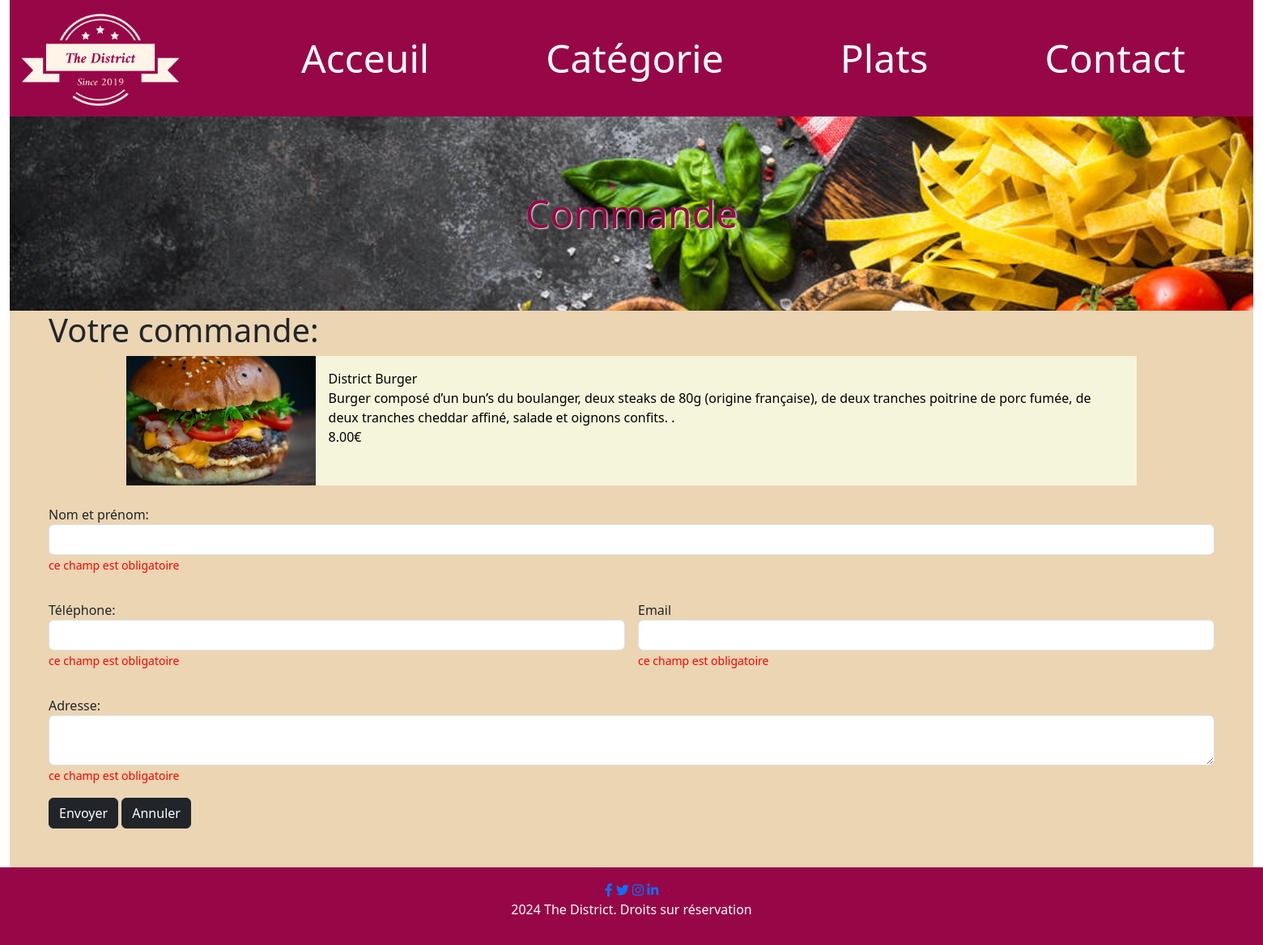
Screenshot of /commande.php?plat=4 with the database file from the repository.
### tables this page shows
CREATE TABLE `plat` (
  `id` int(11) NOT NULL AUTO_INCREMENT,
  `libelle` varchar(100) NOT NULL,
  `description` text NOT NULL,
  `prix` decimal(10,2) NOT NULL,
  `image` varchar(255) NOT NULL,
  `id_categorie` int(11) NOT NULL,
  `active` varchar(10) NOT NULL,
  PRIMARY KEY (`id`),
  KEY `id_categorie` (`id_categorie`),
  CONSTRAINT `plat_ibfk_1` FOREIGN KEY (`id_categorie`) REFERENCES `categorie` (`id`)
);

### DAO.php (called while the page is built, shortened)
<?php
class DAO
{
    public function get_plat($plat)
    {
        $db = connexionBase();
        $requete = $db->query("SELECT *
        FROM plat
        WHERE id = $plat");
        $tableau = $requete->fetchAll(PDO::FETCH_OBJ);
        return $tableau;
    }
}

### commande.php (the view, shortened to what this page needs)
<?php
include "DAO.php";
function test_input($data)
{
    $data = trim($data);
    $data = stripslashes($data);
    $data = htmlspecialchars($data);
    return $data;
}
$plat = (test_input($_GET['plat']));
$da0 = new DAO("plat", NULL, NULL);
$tableau=$da0->get_plat($plat);
?>
<!DOCTYPE html>
<html lang="fr">
<head>
    <link href="https://cdn.jsdelivr.net/npm/bootstrap@5.3.3/dist/css/bootstrap.min.css" rel="stylesheet">
    <link rel="stylesheet" href="https://cdnjs.cloudflare.com/ajax/libs/font-awesome/6.0.0-beta3/css/all.min.css">
    <link rel="stylesheet" href="style.css">
</head>
<body>
    <div class="container-fluid">
    <?php
        include("header.php");
        ?>
        <div class="corps">
            <h1 class="ms-5">Votre commande:</h1>
            <?php foreach ($tableau as $plat): ?>
            <div class="plats">
                            <img src="images_the_district/food/<?= $plat->image ?>" class="img-plat" alt="salade cesar">
                            <p class="legende autoscroll">
                                <?= $plat->libelle ?>
                                <br>
                                <?= $plat->description ?>
                                <br>
                                <?= $plat->prix ?>€
                            </p>
                            <?php endforeach ?>
                        </div>
<br>
            <div class="form-group mx-5">
                <form method="post" action="" onsubmit="return checkform2(this)" id="formulaire_contact" class="row g-3">
                    <div class="col-12">
                        <label for="nom">Nom et prénom:</label>
                        <input type="text" name="nom" id="nom" class="form-control" required>
                        <span class="form-text" style="color:red">ce champ est obligatoire</span>
                    </div>
                    <div class="col-md-6">
                        <label for="telephone">Téléphone:</label>
                        <input type="text" name="telephone" id="telephone" class="form-control">
                        <span class="form-text" style="color:red">ce
                            champ est obligatoire</span>
                    </div>
                    <div class="col-md-6">
                        <label for="email">Email</label><input type="email" name="email" id="email" class="form-control"
                            required><span class="form-text" style="color:red">ce champ est obligatoire</span>
                    </div>
                    <div class="col-12">
                        <label for="adresse">Adresse:</label> <textarea name="adresse" id="adresse" value=""
                            class="form-control"></textarea>
                        <span class="form-text" style="color:red">ce champ est
                            obligatoire</span>
                    </div>
                    <div class="col-12">
                        <button type="submit" class="btn btn-dark">Envoyer</button>
                        <button type="reset" class="btn btn-dark">Annuler</button>
                    </div>
                </form>
                <br><br>
            </div>
        </div>
    </div>
    <?php
        include("footer.php");
        ?>
</body>
</html>

### style.css (style rules this page uses)
.corps { background-color: #EBD5B3; height: 100%; }
.plats { height: 20vh; width: 80vw; background-color: beige; color: black; margin: auto; display: flex; }
.img-plat { max-height: auto; width: 15vw; }
.legende { margin-left: auto; margin-right: auto; padding: 1vw; }
.autoscroll { overflow: auto; }

### rows the page displays
plat: image (picture), libelle "District Burger", description "Burger composé d’un bun’s du boulanger, deux steaks de 80g (origine française), de deux tranches poitrine de porc fumée, de deux tranches cheddar affiné, salade et oignons confits. .", prix "8.00"

### other values shown
$titre "Commande"
